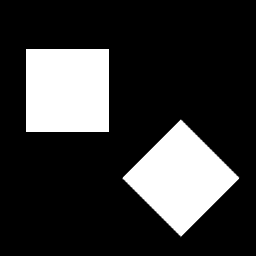
%> input picture lab7-EdgesHough/squares.png, 256 x 256 px
$ octave hough_tranform_object.m   (GNU Octave 9; MATLAB toolbox functions it lacks are replaced by stand-ins)
%> lines starting %> are read from the running program, lines starting %| are printed output that depends on the picture; in (x1, y1, x2, y2) boxes, pixels count from 0 and x2, y2 are one past the last pixel; in counts of white or black regions, pixels touching at a corner belong together; the program's own positions count from 1
close all
clearvars
clc

image = imread("squares.png");
%> image is the input picture: size 256x256 uint8; min 0, max 255, mean 53.6

figure(1);
subplot(1,2,1);
imshow(image);
title('Input image')
subplot(1,2,2);
edge1 = edge(image,'canny');
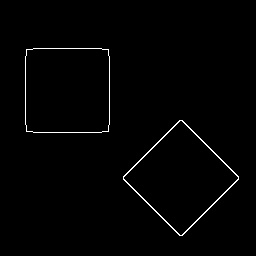
%> edge1: size 256x256 logical; 1.2% white in thin lines or dots, all inside (x1, y1, x2, y2) = (25, 48, 239, 236)
imshow(edge1);
title('canny');

figure(2);
subplot(1,2,1);
[H,T,R] = hough(edge1);
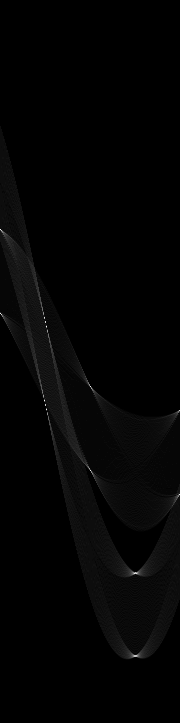
%> H: size 723x180 double; min 0, max 73, mean 1.1; drawn with min black and max white
%> T = 180 values from -90 to 89; R = 723 values from -361 to 361
imshow(H,[]);
title('Hough space')
subplot(1,2,2);
P = houghpeaks(H,10);
%> P = [230 1; 401 45; 327 47; 410 47; 314 1; 387 91; 471 91; 574 135; 318 45; 656 136]
imshow(H,[]);
hold on;
plot(P(:,2),P(:,1),'o');
title('Hough peaks')
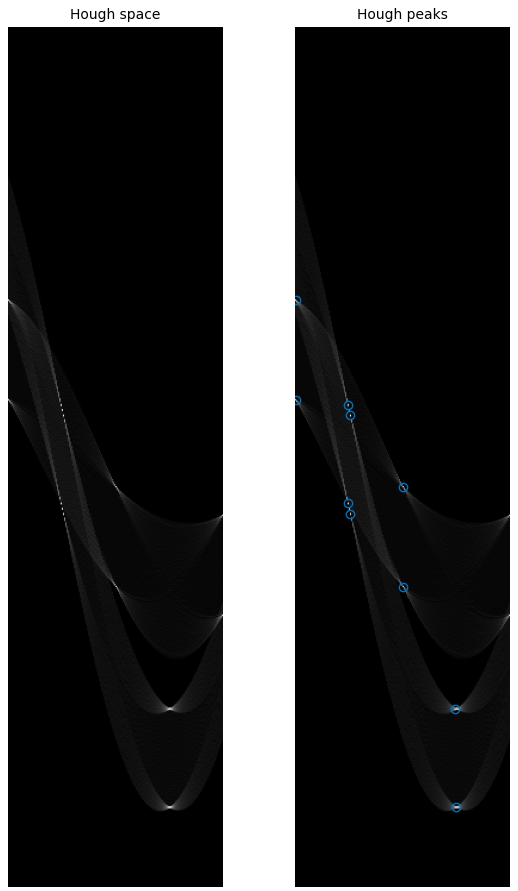
%> figure redrawn from the program's plot data, 2 panels

lines = houghlines(edge1,T,R,P,'FillGap',5,'MinLength',7);
%> lines = 10 lines; longest, point1 to point2 (x, y): (181, 121) to (239, 177), (183, 121) to (239, 179), (124, 179) to (180, 121), (182, 236) to (239, 179), (124, 179) to (179, 235), (132, 188) to (181, 236)
figure, imshow(edge1), hold on
max_len = 0;
for k = 1:length(lines)
   xy = [lines(k).point1; lines(k).point2];
   plot(xy(:,1),xy(:,2),'LineWidth',2,'Color','green');

   plot(xy(1,1),xy(1,2),'x','LineWidth',2,'Color','yellow');
   plot(xy(2,1),xy(2,2),'x','LineWidth',2,'Color','red');

   len = norm(lines(k).point1 - lines(k).point2);
   if ( len > max_len)
      max_len = len;
      xy_long = xy;
   end
end
%> this loop made 10 passes
%> (len, max_len, xy_long) on passes 1 to 2: (68, 68, [34 133; 102 133]), (80.62, 80.62, [181 121; 239 177])
%> (xy, len) on passes 3 to 8: ([124 179; 179 235], 78.49), ([183 121; 239 179], 80.62), ([34 49; 102 49], 68), ([26 57; 26 125], 68), ([110 57; 110 125], 68), ([124 179; 180 121], 80.62)
title('Hough lines')
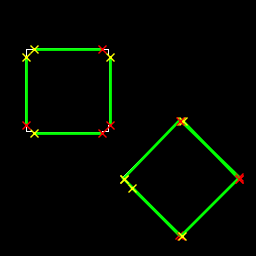
%> figure redrawn from the program's plot data; its title reads 'Hough lines'
